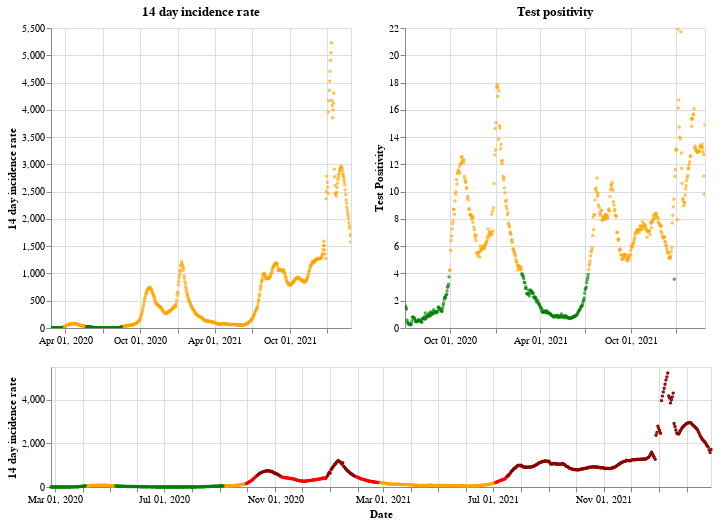

This figure's notebook cell:
### Markdown cell above
## Northern Ireland

### Code cell
plot_traffic_light('Northern Ireland')

### Figure 1 — Vega-Lite specification as saved in the notebook (floating-point values rounded to 4 significant figures; data arrays with more than 128 entries replaced by an {"elided": "..."} marker saying what was removed)
{"config": {"view": {"continuousWidth": 400, "continuousHeight": 300}}, "vconcat": [{"hconcat": [{"mark": {"type": "point", "size": 2}, "encoding": {"color": {"condition": {"value": "green", "test": "(datum.twoWeeklyCasesRate <= 25)"}, "value": "orange"}, "tooltip": [{"type": "nominal", "field": "areaName"}, {"type": "temporal", "field": "date"}, {"type": "quantitative", "field": "twoWeeklyCasesRate"}, {"type": "quantitative", "field": "testPositivity"}], "x": {"type": "temporal", "axis": {"title": ""}, "field": "date", "scale": {"domain": {"selection": "DateBrush"}}, "timeUnit": "yearmonthdate"}, "y": {"type": "quantitative", "axis": {"title": "14 day incidence rate"}, "field": "twoWeeklyCasesRate"}}, "title": "14 day incidence rate", "width": 300}, {"mark": {"type": "point", "size": 2}, "encoding": {"color": {"condition": {"value": "green", "test": "(datum.testPositivity <= 4)"}, "value": "orange"}, "tooltip": [{"type": "nominal", "field": "areaName"}, {"type": "temporal", "field": "date"}, {"type": "quantitative", "field": "twoWeeklyCasesRate"}, {"type": "quantitative", "field": "testPositivity"}], "x": {"type": "temporal", "axis": {"title": ""}, "field": "date", "scale": {"domain": {"selection": "DateBrush"}}, "timeUnit": "yearmonthdate"}, "y": {"type": "quantitative", "axis": {"title": "Test Positivity"}, "field": "testPositivity"}}, "title": "Test positivity", "width": 300}]}, {"layer": [{"mark": {"type": "point", "size": 2}, "encoding": {"color": {"condition": {"value": "orange", "test": "(((datum.testPositivity < 4) && (datum.twoWeeklyCasesRate >= 50)) && (datum.twoWeeklyCasesRate < 200))"}, "value": "red"}, "opacity": {"condition": {"value": 1, "test": "((datum.twoWeeklyCasesRate >= 50) && (datum.twoWeeklyCasesRate < 500))"}, "value": 0}, "tooltip": [{"type": "nominal", "field": "areaName"}, {"type": "temporal", "field": "date"}, {"type": "quantitative", "field": "twoWeeklyCasesRate"}, {"type": "quantitative", "field": "testPositivity"}], "x": {"type": "temporal", "axis": {"title": "Date"}, "field": "date", "timeUnit": "yearmonthdate"}, "y": {"type": "quantitative", "axis": {"title": "14 day incidence rate"}, "field": "twoWeeklyCasesRate"}}, "selection": {"DateBrush": {"type": "interval", "encodings": ["x"], "fields": ["Time"]}}}, {"mark": {"type": "point", "size": 2}, "encoding": {"color": {"value": "darkred"}, "opacity": {"condition": {"value": 1, "test": "(datum.twoWeeklyCasesRate >= 500)"}, "value": 0}, "tooltip": [{"type": "nominal", "field": "areaName"}, {"type": "temporal", "field": "date"}, {"type": "quantitative", "field": "twoWeeklyCasesRate"}, {"type": "quantitative", "field": "testPositivity"}], "x": {"type": "temporal", "axis": {"title": "Date"}, "field": "date", "timeUnit": "yearmonthdate"}, "y": {"type": "quantitative", "axis": {"title": "14 day incidence rate"}, "field": "twoWeeklyCasesRate"}}}, {"mark": {"type": "point", "size": 2}, "encoding": {"color": {"condition": {"value": "green", "test": "((datum.testPositivity < 4) && (datum.twoWeeklyCasesRate < 50))"}, "value": "orange"}, "opacity": {"condition": {"value": 1, "test": "(datum.twoWeeklyCasesRate < 50)"}, "value": 0}, "tooltip": [{"type": "nominal", "field": "areaName"}, {"type": "temporal", "field": "date"}, {"type": "quantitative", "field": "twoWeeklyCasesRate"}, {"type": "quantitative", "field": "testPositivity"}], "x": {"type": "temporal", "axis": {"title": "Date"}, "field": "date", "timeUnit": "yearmonthdate"}, "y": {"type": "quantitative", "axis": {"title": "14 day incidence rate"}, "field": "twoWeeklyCasesRate"}}}], "height": 120, "width": 660}], "data": {"name": "data-d2a441486463e36eed46d93325c6b02d"}, "$schema": "https://vega.github.io/schema/vega-lite/v4.8.1.json", "datasets": {"data-d2a441486463e36eed46d93325c6b02d": {"elided": "734 records"}}}
